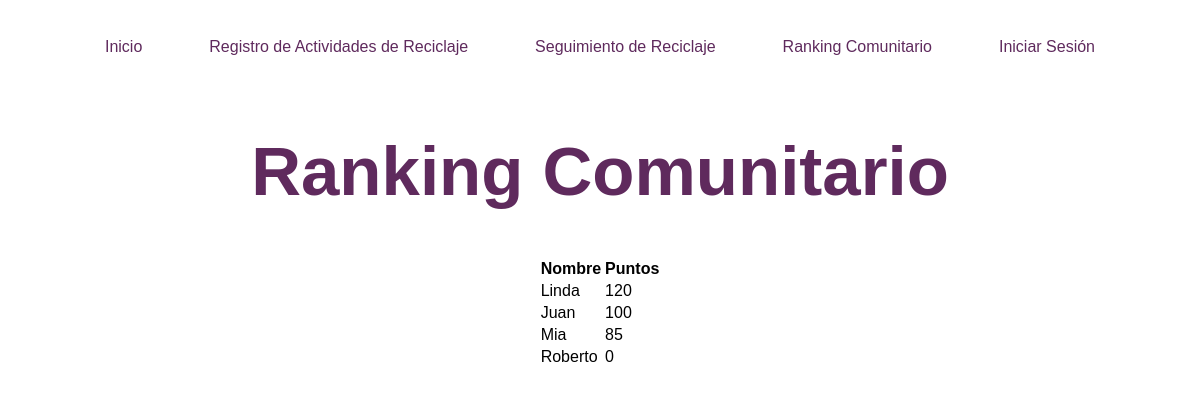
Before: /ranking_comunitario with the older database file.
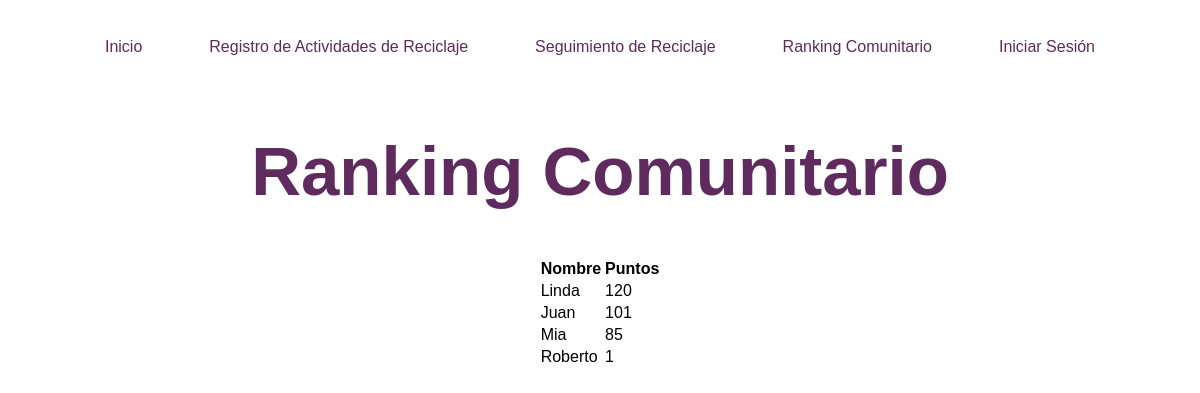
After: the same page with the newer database file.
### tables this page shows
CREATE TABLE usuarios (    id INTEGER PRIMARY KEY,    nombre TEXT NOT NULL,    correo TEXT NOT NULL,    puntos INTEGER, contrasena TEXT);

### app.py (the view)
@app.route('/ranking_comunitario')
def ranking_comunitario():
    usuarios = obtener_usuarios()
    usuarios_ordenados = sorted(usuarios, key=lambda x: x['puntos'], reverse=True)
    return render_template('ranking_comunitario.html', usuarios=usuarios_ordenados)

### app.py (called while the page is built)
def conectar_bd():
    return sqlite3.connect('reciclaje.db')

def obtener_usuarios():
    conn = conectar_bd()
    cursor = conn.cursor()
    cursor.execute('SELECT * FROM usuarios')
    usuarios = cursor.fetchall()
    lista_usuarios = []
    for usuario in usuarios:
        lista_usuarios.append({
            'id': usuario[0],
            'nombre': usuario[1],
            'correo': usuario[2],
            'puntos': usuario[3],
            'contrasena': usuario[4]
        })
    conn.close()
    return lista_usuarios

### templates/ranking_comunitario.html (shortened to what this page needs)
<!DOCTYPE html>
<html lang="en">
<head>
    <link rel="stylesheet" type="text/css" href="{{ url_for('static', filename='main.css') }}">
    <link rel="stylesheet" type="text/css" href="{{ url_for('static', filename='ranking_comunitario.css') }}">
    <link rel="stylesheet" type="text/css" href="{{ url_for('static', filename='seguimiento.css') }}">
</head>
<body>
    <header id="header">
        <ul id="mainMenu">
            <li><a href="/">Inicio</a></li>
            <li><a href="/registro_actividades">Registro de Actividades de Reciclaje</a></li>
            <li><a href="/seguimiento">Seguimiento de Reciclaje</a></li>
            <li><a href="/ranking_comunitario">Ranking Comunitario</a></li>
            {% if 'usuario' in session %}
                <li><a href="/usuario">Usuario</a></li>
            {% else %}
                <li><a href="/inicio_sesion">Iniciar Sesión</a></li>
            {% endif %}
        </ul>
    </header>
    <h1 class="pageTitle">Ranking Comunitario</h1>
    <section class="contentRanking">
        <table>
            <thead>
                <tr>
                    <th>Nombre</th>
                    <th>Puntos</th>
                </tr>
            </thead>
            <tbody>
                {% for usuario in usuarios %}
                    <tr>
                        <td>{{ usuario.nombre }}</td>
                        <td>{{ usuario.puntos }}</td>
                    </tr>
                {% endfor %}
            </tbody>
        </table>
    </section>
</body>
</html>

### static/main.css (style rules this page uses)
:root { --color-violeta: #5f2a5d; --color-crema:#f9eee1; --color-naranja: #ff885e; --color-rojo-calido: #FF5733; --color-rosa-claro: #FFB6C1; --color-verde-menta: #00FFC3; --color-gris-claro: #ecf0f1; --color-gris-oscuro: #34495e; --color-blanco: #ffffff; --color-negro: #000000; }
body { font-family: 'Lexend', sans-serif; background-color: var(--color-blanco); }
#header { padding: 30px; font-size: 16px; font-weight: 400; }
#mainMenu { list-style-type: none; margin: 0; padding: 0; overflow: hidden; display: flex; justify-content: center; justify-content: space-evenly; }
#mainMenu > li > a { text-decoration: none; color: var(--color-violeta); }
.pageTitle { color:var(--color-violeta); font-weight: 700; font-size: 69px; text-align: center; }

### static/ranking_comunitario.css (style rules this page uses)
.contentRanking { display: flex; justify-content: space-around; }

Changed rows visible on the page:
changed usuarios "Juan": puntos "100" → "101"
changed usuarios "Roberto": puntos "0" → "1"
